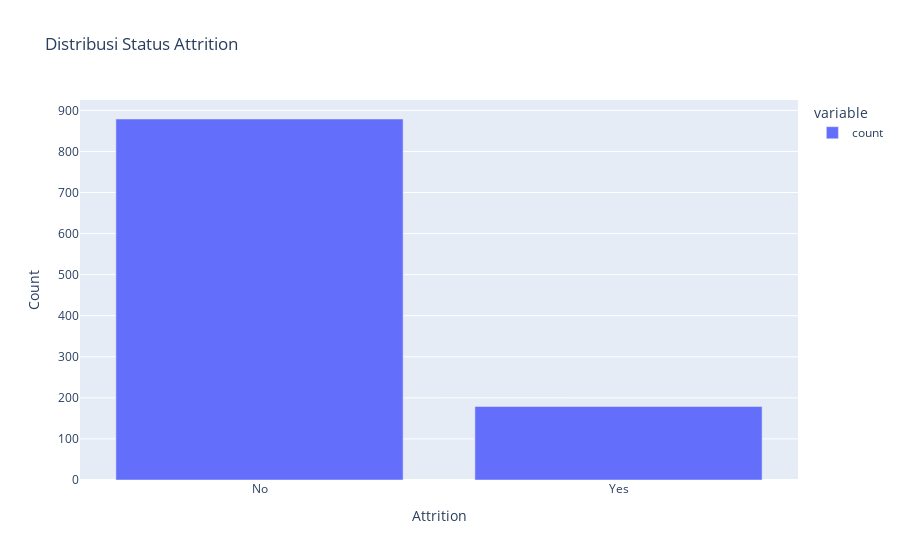

The cell this chart's notebook holds for it:
### Code cell
# Distribusi Target (Attrition)
print("\nDistribusi Target (Attrition):")
attrition_counts = data['Attrition'].value_counts()
print(attrition_counts)

# Visualisasi distribusi Attrition
fig = px.bar(
    attrition_counts,
    title="Distribusi Status Attrition",
    labels={'index': 'Attrition', 'value': 'Count'}
)
fig.show()

### Figure 1 — Plotly figure (JSON) as saved in the notebook; plotly's stock layout.template omitted (floating-point values rounded to 4 significant figures)
{"data": [{"alignmentgroup": "True", "hovertemplate": "variable=count<br>Attrition=%{x}<br>Count=%{y}<extra></extra>", "legendgroup": "count", "marker": {"color": "#636efa", "pattern": {"shape": ""}}, "name": "count", "offsetgroup": "count", "orientation": "v", "showlegend": true, "textposition": "auto", "type": "bar", "x": ["No", "Yes"], "xaxis": "x", "y": [879, 179], "yaxis": "y"}], "layout": {"barmode": "relative", "legend": {"title": {"text": "variable"}, "tracegroupgap": 0}, "title": {"text": "Distribusi Status Attrition"}, "xaxis": {"anchor": "y", "domain": [0, 1], "title": {"text": "Attrition"}}, "yaxis": {"anchor": "x", "domain": [0, 1], "title": {"text": "Count"}}}}
